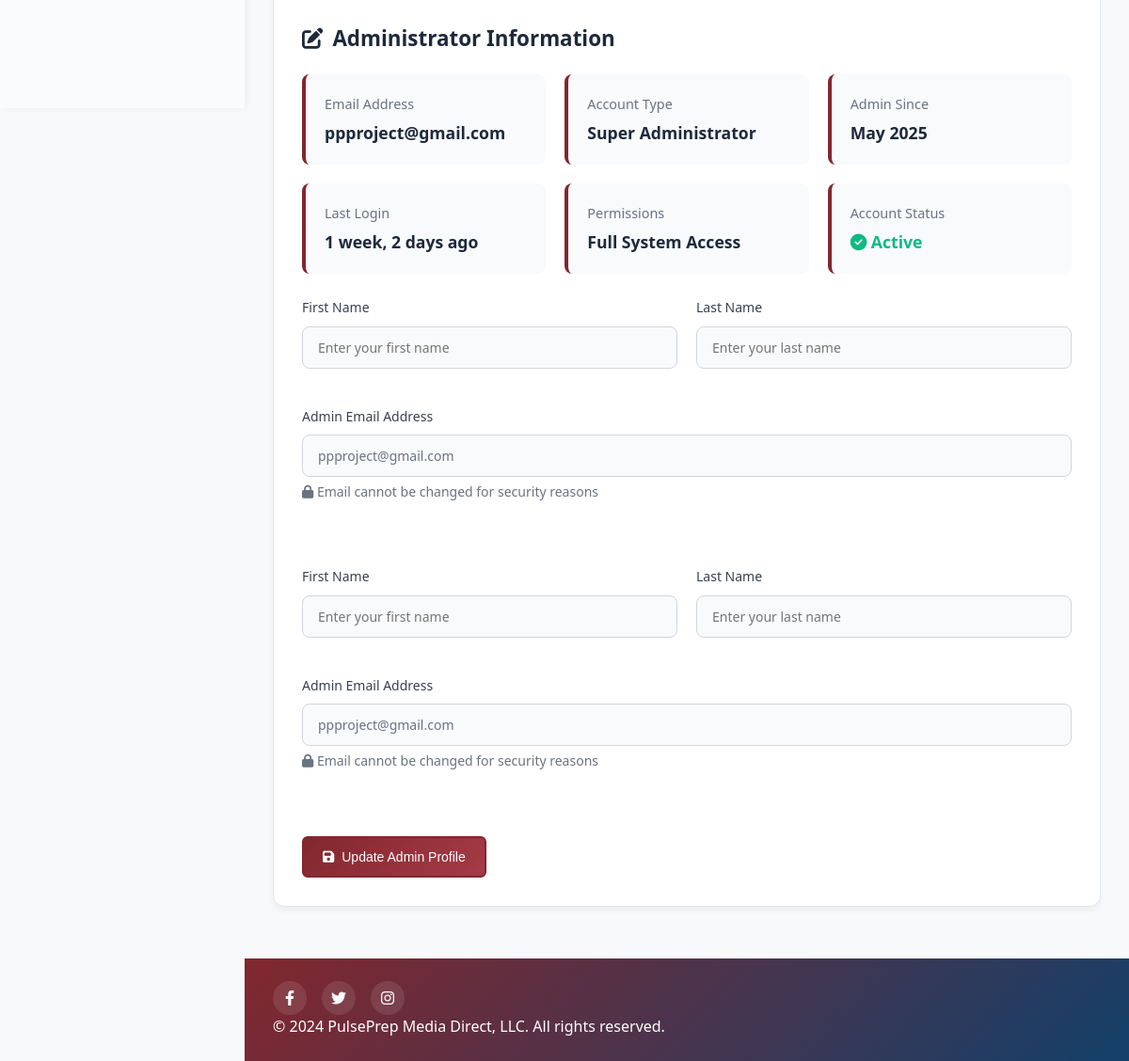
Before: /myaccount/ (signed in, lower part) with the older database file.
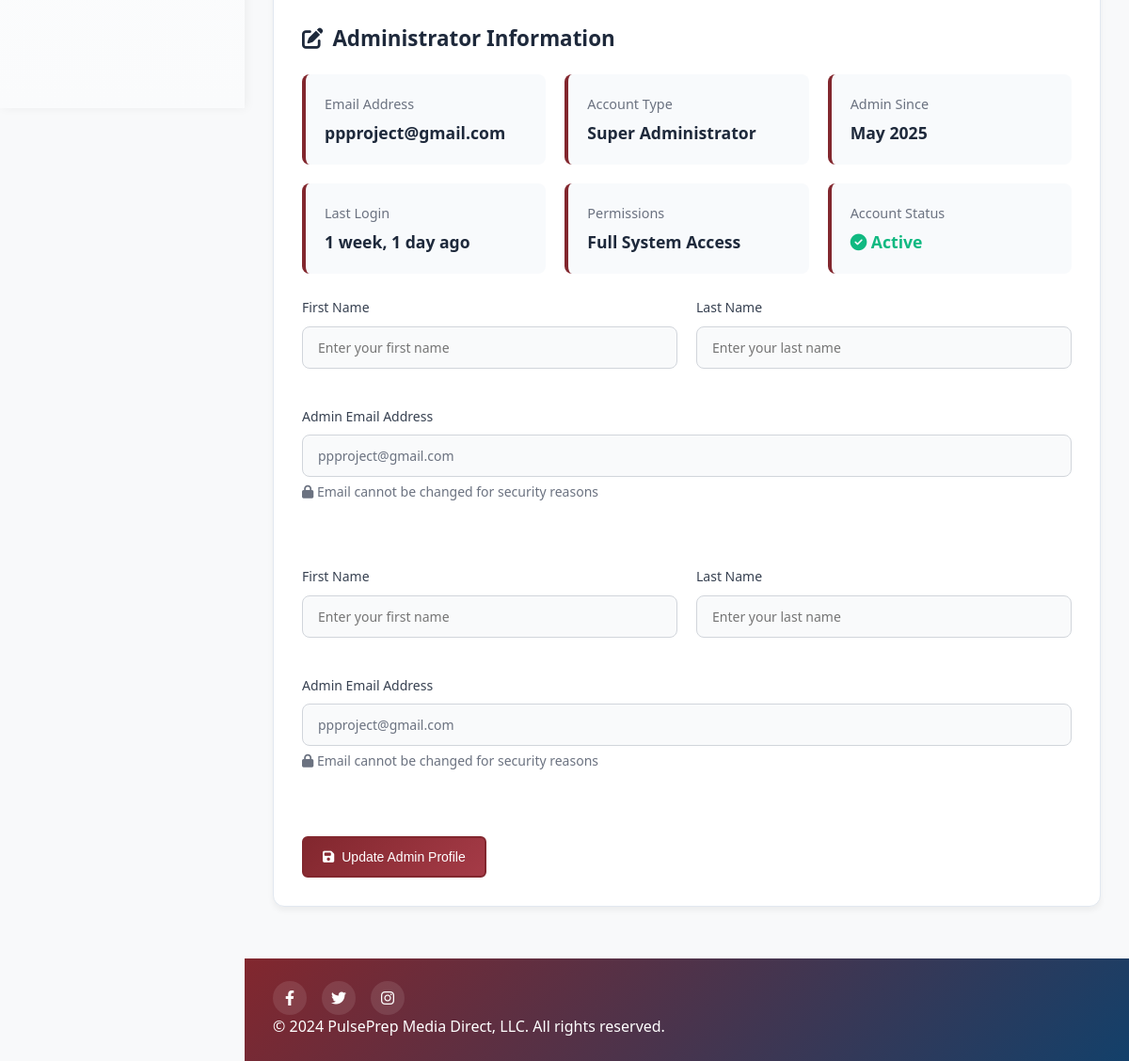
After: the same page with the newer database file.
### user_management/models.py (models this page shows, shortened)
class CustomUser(AbstractUser):
    APPROVAL_STATUS = (
        ('pending', 'Pending Approval'),
        ('approved', 'Approved'),
        ('rejected', 'Rejected'),
    )
    DEGREE_CHOICES = (
        ('MBBS', 'MBBS'),
        ('BDS', 'BDS'),
    )
    YEAR_CHOICES = (
        (1, 'First Year'),
        (2, 'Second Year'),
        (3, 'Third Year'),
        (4, 'Fourth Year'),
        (5, 'Fifth Year'),
    )
    email = models.EmailField(unique=True)
    is_admin = models.BooleanField(default=False)
    approval_status = models.CharField(max_length=20, choices=APPROVAL_STATUS, default='pending')
    degree = models.CharField(max_length=10, choices=DEGREE_CHOICES, blank=True, null=True)
    year = models.IntegerField(choices=YEAR_CHOICES, blank=True, null=True)
    last_active = models.DateTimeField(blank=True, null=True)
    current_session_key = models.CharField(max_length=40, blank=True, null=True)
    terms_accepted = models.BooleanField(default=False)
    profile_image = models.ImageField(upload_to='profile_images/', blank=True, null=True)
    payment_slip = models.ImageField(upload_to='payment_slips/', blank=True, null=True)
    USERNAME_FIELD = 'email'
    REQUIRED_FIELDS = ['username']

### myaccount/views.py (the view)
# urls.py: path('', views.my_profile, name='my_profile'),
@login_required
def my_profile(request):
    if request.method == 'POST':
        form = UserProfileForm(request.POST, request.FILES, instance=request.user)
        if form.is_valid():
            try:
                with transaction.atomic():
                    form.save()
                    messages.success(request, 'Your profile has been updated successfully!')
                    return redirect('my_profile')
            except Exception as e:
                messages.error(request, f'Error updating profile: {str(e)}')
        else:
            messages.error(request, 'Please correct the errors below.')
    else:
        form = UserProfileForm(instance=request.user)
    context = {
        'form': form,
        'user': request.user,
    }
    if request.user.is_admin or request.user.is_superuser:
        return render(request, 'myaccount/admin_profile.html', context)
    else:
        return render(request, 'myaccount/student_profile.html', context)

### user_management/context_processors.py (called while the page is built)
def user_stats(request):
    User = get_user_model()
    if not request.user.is_authenticated:
        return {}
    if request.user.is_admin or request.user.is_superuser:
        total_users = User.objects.count()
        pending_users = User.objects.filter(approval_status='pending').count()
        mbbs_users = User.objects.filter(degree='MBBS').count()
        bds_users = User.objects.filter(degree='BDS').count()
        return {
            'total_users': total_users,
            'pending_users': pending_users,
            'mbbs_users': mbbs_users,
            'bds_users': bds_users,
        }
    return {}

### templates/myaccount/admin_profile.html (shortened to what the changed rows need)
{% load static %}
<!DOCTYPE html>
<html lang="en">
<head>
    <link rel="stylesheet" href="{% static 'css/DAstyles.css' %}" />
    <link rel="stylesheet" href="{% static 'css/MQstyles.css' %}" />
    <link rel="stylesheet" href="https://cdnjs.cloudflare.com/ajax/libs/font-awesome/6.4.0/css/all.min.css" />
</head>
<body>
    <div class="container">
        <main class="main-content">
            <div class="dashboard-content">
                <div class="profile-container">
                    <div class="profile-card">
                        <div class="profile-content">
                            <div class="info-grid">
                                <div class="info-item">
                                    <div class="info-label">Email Address</div>
                                    <div class="info-value">{{ user.email }}</div>
                                </div>
                                <div class="info-item">
                                    <div class="info-label">Admin Since</div>
                                    <div class="info-value">{{ user.date_joined|date:"F Y" }}</div>
                                </div>
                                <div class="info-item">
                                    <div class="info-label">Last Login</div>
                                    <div class="info-value">
                                        {% if user.last_login %}
                                            {{ user.last_login|timesince }} ago
                                        {% else %}
                                            Never
                                        {% endif %}
                                    </div>
                                </div>
                            </div>
                            <form method="POST" class="profile-form">
                                <div class="form-row">
                                    <div class="form-group">
                                        <label for="{{ form.first_name.id_for_label }}">{{ form.first_name.label }}</label>
                                        {{ form.first_name }}
                                    </div>
                                    <div class="form-group">
                                        <label for="{{ form.last_name.id_for_label }}">{{ form.last_name.label }}</label>
                                        {{ form.last_name }}
                                    </div>
                                </div>
                                <div class="form-group">
                                    <label>Admin Email Address</label>
                                    <input type="email" class="form-control readonly-field" value="{{ user.email }}" readonly>
                                    <small style="color: #6b7280; font-size: 0.875rem; margin-top: 5px; display: block;">
                                        <i class="fas fa-lock"></i> Email cannot be changed for security reasons
                                    </small>
                                </div>
                                <div class="form-row">
                                    <div class="form-group">
                                        <label for="{{ form.first_name.id_for_label }}">{{ form.first_name.label }}</label>
                                        {{ form.first_name }}
                                    </div>
                                    <div class="form-group">
                                        <label for="{{ form.last_name.id_for_label }}">{{ form.last_name.label }}</label>
                                        {{ form.last_name }}
                                    </div>
                                </div>
                                <div class="form-group">
                                    <label>Admin Email Address</label>
                                    <input type="email" class="form-control readonly-field" value="{{ user.email }}" readonly>
                                    <small style="color: #6b7280; font-size: 0.875rem; margin-top: 5px; display: block;">
                                        <i class="fas fa-lock"></i> Email cannot be changed for security reasons
                                    </small>
                                </div>
                            </form>
                        </div>
                    </div>
                </div>
            </div>
        </main>
    </div>
</body>
</html>

Changed rows visible on the page:
changed CustomUser "ppproject@gmail.com": last_login "1 week, 2 days" → "1 week, 1 day"
